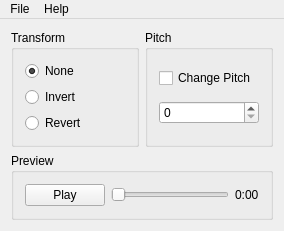
<?xml version="1.0" encoding="UTF-8"?>
<ui version="4.0">
 <class>MainWindow</class>
 <widget class="QMainWindow" name="MainWindow">
  <property name="geometry">
   <rect>
    <x>0</x>
    <y>0</y>
    <width>284</width>
    <height>226</height>
   </rect>
  </property>
  <property name="windowTitle">
   <string>MainWindow</string>
  </property>
  <widget class="QWidget" name="central_widget">
   <layout class="QVBoxLayout" name="verticalLayout_8">
    <item>
     <layout class="QVBoxLayout" name="groups_layout">
      <item>
       <layout class="QHBoxLayout" name="transform_pitch_layout">
        <item>
         <widget class="QGroupBox" name="transform_group">
          <property name="title">
           <string>Transform</string>
          </property>
          <layout class="QVBoxLayout" name="verticalLayout_5">
           <item>
            <widget class="QRadioButton" name="none_radio">
             <property name="toolTip">
              <string>No transform.</string>
             </property>
             <property name="text">
              <string>None</string>
             </property>
             <property name="checked">
              <bool>true</bool>
             </property>
            </widget>
           </item>
           <item>
            <widget class="QRadioButton" name="invert_radio">
             <property name="toolTip">
              <string>Mirror notes upside down.</string>
             </property>
             <property name="text">
              <string>Invert</string>
             </property>
            </widget>
           </item>
           <item>
            <widget class="QRadioButton" name="revert_radio">
             <property name="toolTip">
              <string>Revert notes to play backwards.</string>
             </property>
             <property name="text">
              <string>Revert</string>
             </property>
            </widget>
           </item>
          </layout>
         </widget>
        </item>
        <item>
         <widget class="QGroupBox" name="pitch_group">
          <property name="title">
           <string>Pitch</string>
          </property>
          <layout class="QVBoxLayout" name="verticalLayout_6">
           <item>
            <widget class="QCheckBox" name="change_pitch_box">
             <property name="toolTip">
              <string>Raise or lower all the notes.</string>
             </property>
             <property name="text">
              <string>Change Pitch</string>
             </property>
            </widget>
           </item>
           <item>
            <widget class="QSpinBox" name="pitch_value_spin">
             <property name="toolTip">
              <string>Values can be positive for higher pitch or negative for lower pitch.</string>
             </property>
            </widget>
           </item>
          </layout>
         </widget>
        </item>
       </layout>
      </item>
      <item>
       <widget class="QGroupBox" name="preview_group">
        <property name="title">
         <string>Preview</string>
        </property>
        <layout class="QHBoxLayout" name="horizontalLayout_2">
         <item>
          <widget class="QPushButton" name="play_button">
           <property name="text">
            <string>Play</string>
           </property>
          </widget>
         </item>
         <item>
          <widget class="QSlider" name="time_slider">
           <property name="orientation">
            <enum>Qt::Horizontal</enum>
           </property>
          </widget>
         </item>
         <item>
          <widget class="QLabel" name="time_label">
           <property name="text">
            <string>0:00</string>
           </property>
          </widget>
         </item>
        </layout>
       </widget>
      </item>
     </layout>
    </item>
   </layout>
  </widget>
  <widget class="QMenuBar" name="menu_bar">
   <property name="geometry">
    <rect>
     <x>0</x>
     <y>0</y>
     <width>284</width>
     <height>21</height>
    </rect>
   </property>
   <widget class="QMenu" name="menu_file">
    <property name="title">
     <string>File</string>
    </property>
    <addaction name="action_open"/>
    <addaction name="action_save"/>
    <addaction name="action_exit"/>
   </widget>
   <widget class="QMenu" name="menu_help">
    <property name="title">
     <string>Help</string>
    </property>
    <addaction name="action_about"/>
   </widget>
   <addaction name="menu_file"/>
   <addaction name="menu_help"/>
  </widget>
  <action name="action_open">
   <property name="text">
    <string>Open</string>
   </property>
  </action>
  <action name="action_save">
   <property name="text">
    <string>Save</string>
   </property>
  </action>
  <action name="action_exit">
   <property name="text">
    <string>Exit</string>
   </property>
  </action>
  <action name="action_about">
   <property name="text">
    <string>About</string>
   </property>
  </action>
  <action name="actionEnglish">
   <property name="text">
    <string>English</string>
   </property>
  </action>
 </widget>
 <layoutdefault spacing="6" margin="11"/>
 <resources/>
 <connections/>
</ui>
